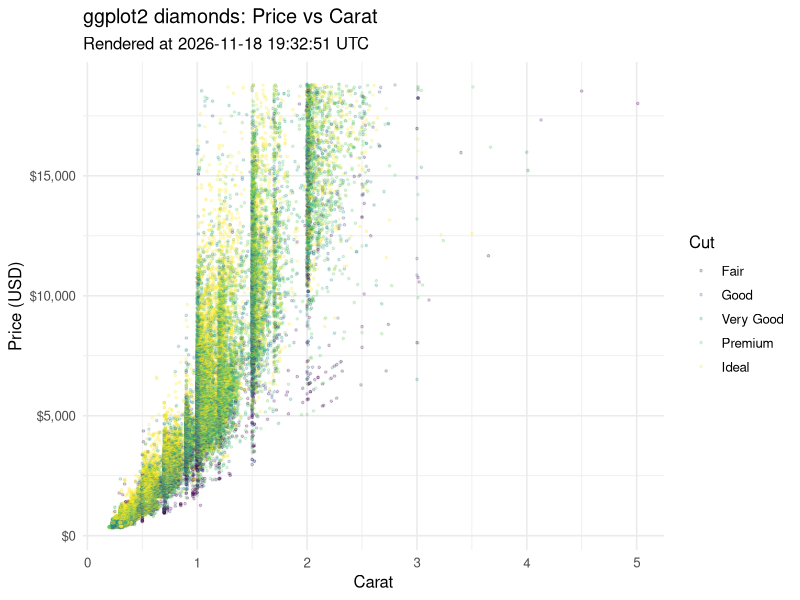

Here is the R script that generated this plot:
## ---- chunk 1
# Load packages
library(ggplot2)
## ---- chunk 2
# Show current date-time
Sys.time()
## ---- chunk 3
# Scatter plot: Price vs Carat, colored by Cut
ggplot(diamonds, aes(carat, price, color = cut)) +
  geom_point(alpha = 0.2, size = 0.6) +
  scale_y_continuous(labels = scales::label_dollar()) +
  labs(
    title = "ggplot2 diamonds: Price vs Carat",
    subtitle = paste("Rendered at", format(Sys.time(), "%Y-%m-%d %H:%M:%S %Z")),
    x = "Carat",
    y = "Price (USD)",
    color = "Cut"
  ) +
  theme_minimal(base_size = 12)
